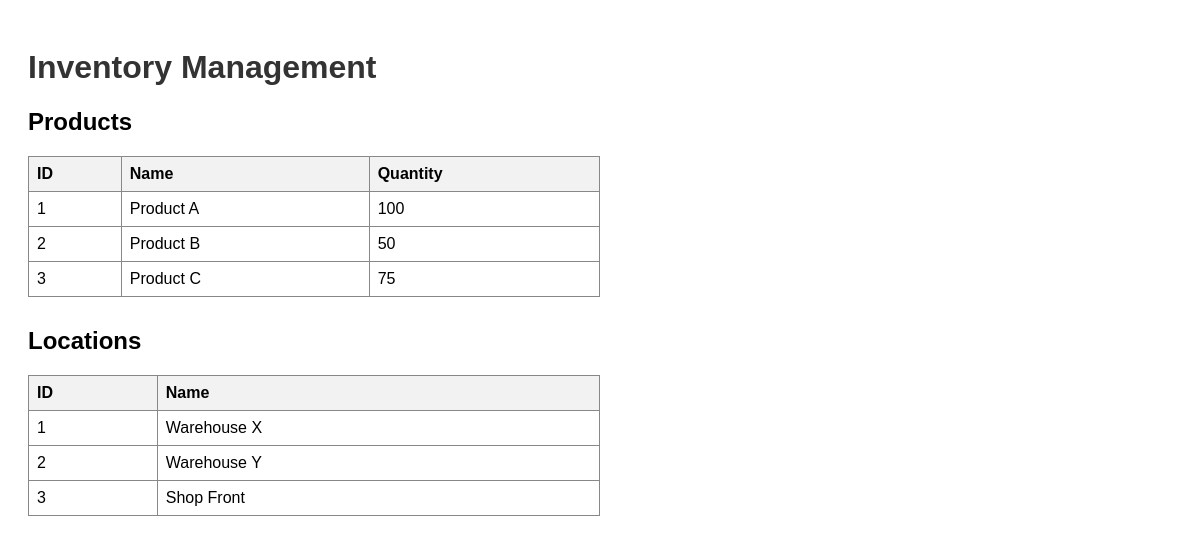
The page / on the database its author committed.
### tables this page shows
CREATE TABLE products (
    product_id INTEGER PRIMARY KEY AUTOINCREMENT,
    name TEXT NOT NULL,
    quantity INTEGER DEFAULT 0
);

CREATE TABLE locations (
    location_id INTEGER PRIMARY KEY AUTOINCREMENT,
    name TEXT NOT NULL
);

### app.py (the view)
@app.route("/")
def index():
    conn = get_db_connection()
    cursor = conn.cursor()
    cursor.execute("SELECT * FROM products")
    products = cursor.fetchall()
    cursor.execute("SELECT * FROM locations")
    locations = cursor.fetchall()
    conn.close()
    return render_template("index.html", products=products, locations=locations)

### app.py (called while the page is built)
def get_db_connection():
    conn = sqlite3.connect(DB_NAME)
    conn.row_factory = sqlite3.Row  # Access columns by name
    return conn

### templates/index.html (shortened to what this page needs)
<!DOCTYPE html>
<html>
<head>
</head>
<body>
    <h1>Inventory Management</h1>
    <h2>Products</h2>
    <table>
        <tr><th>ID</th><th>Name</th><th>Quantity</th></tr>
        {% for product in products %}
        <tr>
            <td>{{ product['product_id'] }}</td>
            <td>{{ product['name'] }}</td>
            <td>{{ product['quantity'] }}</td>
        </tr>
        {% endfor %}
    </table>
    <h2>Locations</h2>
    <table>
        <tr><th>ID</th><th>Name</th></tr>
        {% for location in locations %}
        <tr>
            <td>{{ location['location_id'] }}</td>
            <td>{{ location['name'] }}</td>
        </tr>
        {% endfor %}
    </table>
</body>
</html>

### templates/index.html (style rules this page uses)
body { font-family: Arial; padding: 20px; }
h1 { color: #333; }
table { width: 50%; border-collapse: collapse; margin-bottom: 30px; }
table, th, td { border: 1px solid #888; }
th, td { padding: 8px; text-align: left; }
th { background-color: #f2f2f2; }

### rows shown on the page
products: product_id "1", name "Product A", quantity "100"
products: product_id "2", name "Product B", quantity "50"
products: product_id "3", name "Product C", quantity "75"
locations: location_id "1", name "Warehouse X"
locations: location_id "2", name "Warehouse Y"
locations: location_id "3", name "Shop Front"
